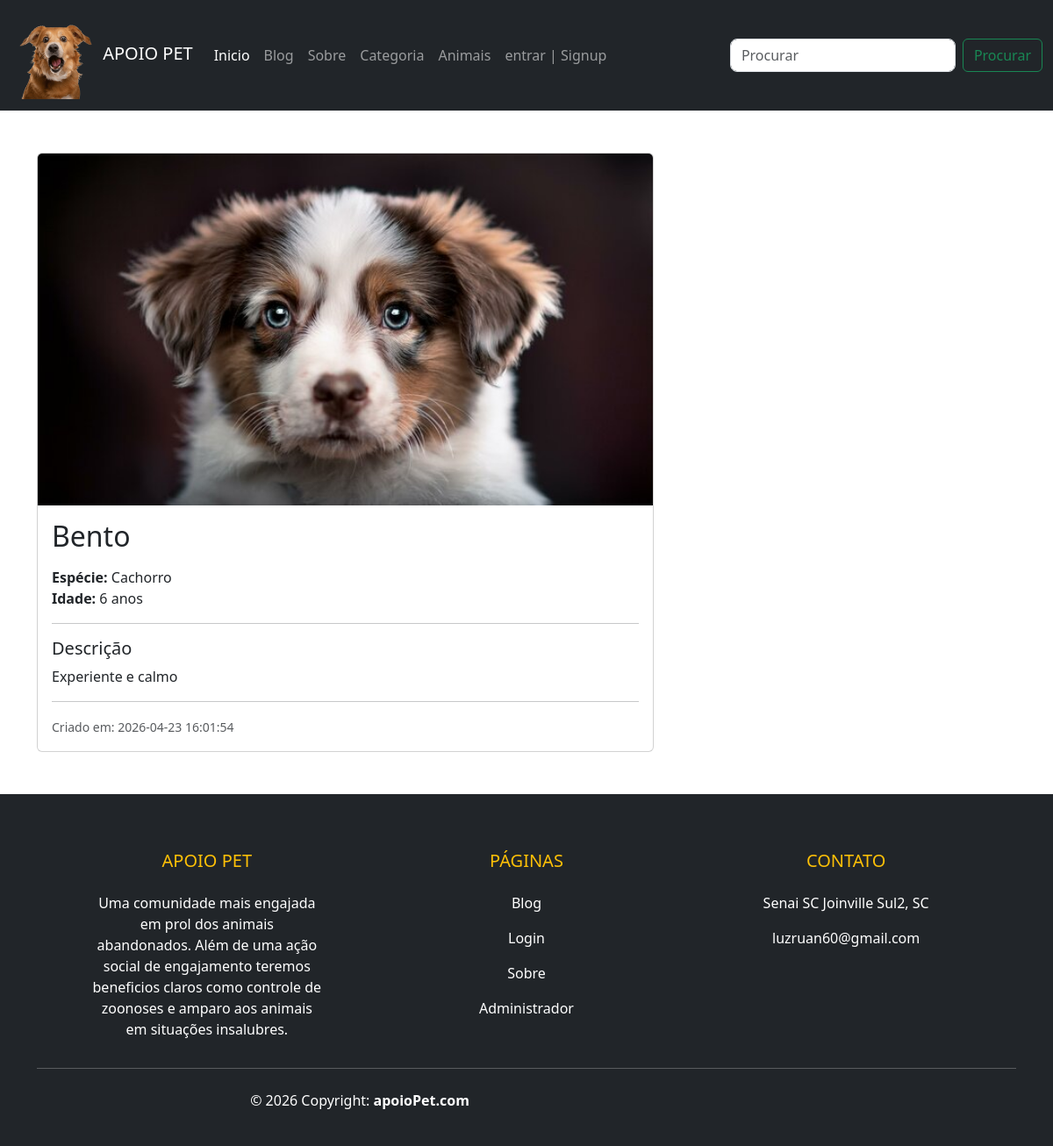
/animal-view.php?id=52, run on the app's committed database.
### tables this page shows
CREATE TABLE `animals` (
  `id` int(11) NOT NULL,
  `name` varchar(100) DEFAULT NULL,
  `species` varchar(100) DEFAULT NULL,
  `age` int(11) DEFAULT NULL,
  `description` text DEFAULT NULL,
  `created_at` timestamp NOT NULL DEFAULT current_timestamp(),
  `image` varchar(255) DEFAULT NULL
);

### admin/data/Animal.php (called while the page is built, shortened)
<?php
function getAnimalById($conn, $id){
   $sql = "SELECT * FROM animals WHERE id = ?";
   $stmt = $conn->prepare($sql);
   $stmt->execute([$id]);
   return $stmt->fetch(PDO::FETCH_ASSOC);
}

### animal-view.php (the view, shortened to what this page needs)
<?php
include_once("db_conn.php");
include_once("admin/data/Animal.php");
$id = (int) $_GET['id'];
$animal = getAnimalById($conn, $id);
?>
<!DOCTYPE html>
<html lang="pt-br">
<head>
    <link href="https://cdn.jsdelivr.net/npm/bootstrap@5.3.8/dist/css/bootstrap.min.css" rel="stylesheet">
    <link rel="stylesheet" href="assets/CSS/style.css">
</head>
<body>
<?php include 'navbar.php'; ?>
<div class="container mt-5">
    <section class="d-flex">
        <main class="main-blog">
            <div class="card main-blog-card mb-5">
                <?php
                $img = !empty($animal['image']) ? $animal['image'] : 'default.jpg';
                ?>
                <img src="upload/animals/<?= htmlspecialchars($img) ?>"
                     class="card-img-top"
                     style="max-height: 500px; object-fit: cover;"
                     alt="animal">
                <div class="card-body">
                    <h2 class="card-title mb-3">
                        <?= htmlspecialchars($animal['name']) ?>
                    </h2>
                    <p class="card-text">
                        <strong>Espécie:</strong> <?= htmlspecialchars($animal['species']) ?><br>
                        <strong>Idade:</strong> <?= (int)$animal['age'] ?> anos
                    </p>
                    <hr>
                    <h5>Descrição</h5>
                    <p class="card-text">
                        <?= nl2br(htmlspecialchars($animal['description'])) ?>
                    </p>
                    <hr>
                    <small class="text-body-secondary">
                        Criado em: <?= $animal['created_at'] ?? 'Sem data' ?>
                    </small>
                </div>
            </div>
        </main>
    </section>
</div>
<?php include 'footer.php'; ?>
</body>
</html>

### assets/CSS/style.css (style rules this page uses)
img { max-width: 100%; }
.main-blog-card { width: 90%; }
.main-blog { width: 70%; }

### data on the page
animals: image (picture), name "Bento", species "Cachorro", age "6", description "Experiente e calmo", created_at "2026-04-23 16:01:54"
